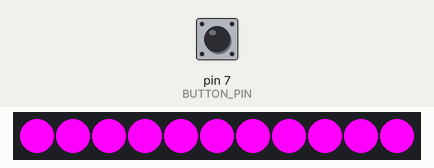
This sketch was run on a simulated Arduino Uno, built with avr-gcc and run on an emulated ATmega328P. Parts: 11 RGB LEDs in strip order, left to right. The inputs (shaded band) are chosen by the test bench; at power-on: pin 7 (BUTTON_PIN) HIGH.

Above: at 0.75 s.
1.3 s: pin 7 (BUTTON_PIN) pulled LOW for 0.15 s
2.9 s: pin 7 (BUTTON_PIN) pulled LOW for 1 s
At 6.8 s:
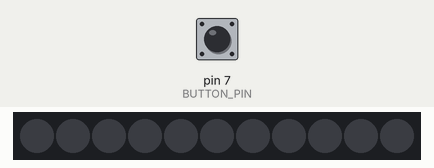
6.9 s: pin 7 (BUTTON_PIN) pulled LOW for 3.2 s
Timing chart, 0 to 9.9 s (numbered marks = the images above; inputs shaded):
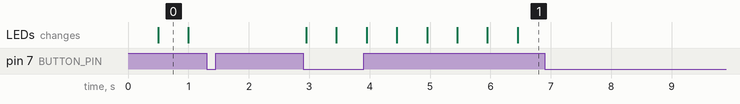

Measured:
- after the input at 1.3 s, every drawn part: stays the same
- after the input at 6.9 s, every drawn part: stays the same
- what the display in image 0 shows lasts 0.5 s, from 0.5 s to 1.0 s

The sketch:

leds_arduino_code.ino
```cpp
#include <Adafruit_DotStar.h>
#include <SPI.h>

#define NUM_LEDS 11            // Number of LEDs in the strip
#define DATAPIN    11          // MOSI pin for SPI communication
#define CLOCKPIN   13          // Clock pin for SPI communication
#define BUTTON_PIN 7           // Pin connected to the button

Adafruit_DotStar strip = Adafruit_DotStar(NUM_LEDS, DATAPIN, CLOCKPIN, DOTSTAR_BRG);

// Variables for blinking
bool isOn = false;
bool isBlinking = true;        // Start with blinking enabled
unsigned long previousMillis = 0;
unsigned long interval = 1000 / (1 * 2);  // Blink rate for 3Hz
uint32_t color = strip.Color(255, 0, 255);  // Red color

void setup() {
  strip.begin();     // Initialize the strip
  strip.show();      // Turn off all LEDs initially

  pinMode(BUTTON_PIN, INPUT_PULLUP);  // Set up button with internal pull-up resistor
}

void loop() {
  checkButton();  // Check if button is pressed and toggle blinking

  if (isBlinking) {
    unsigned long currentMillis = millis();

    // Toggle LEDs on and off every 'interval'
    if (currentMillis - previousMillis >= interval) {
      previousMillis = currentMillis;

      if (isOn) {
        strip.clear();  // Turn off all LEDs
      } else {
        strip.fill(color, 0, NUM_LEDS);  // Set all LEDs to the chosen color
      }
      strip.show();  // Update the strip with new values
      isOn = !isOn;  // Toggle the state
    }
  }
}

// Function to change color dynamically
void changeColor(uint8_t r, uint8_t g, uint8_t b) {
  color = strip.Color(r, g, b);
}

// Function to check the button state and toggle blinking
void checkButton() {
  static bool lastButtonState = HIGH;  // Tracks the previous button state
  bool currentButtonState = digitalRead(BUTTON_PIN);

  // If the button is pressed (low state because of pull-up) and was previously released
  if (currentButtonState == LOW && lastButtonState == HIGH) {
    delay(50);  // Debouncing delay
    if (digitalRead(BUTTON_PIN) == LOW) {  // Check again to confirm press
      isBlinking = !isBlinking;  // Toggle the blinking state
    }
  }
  lastButtonState = currentButtonState;
}
```
